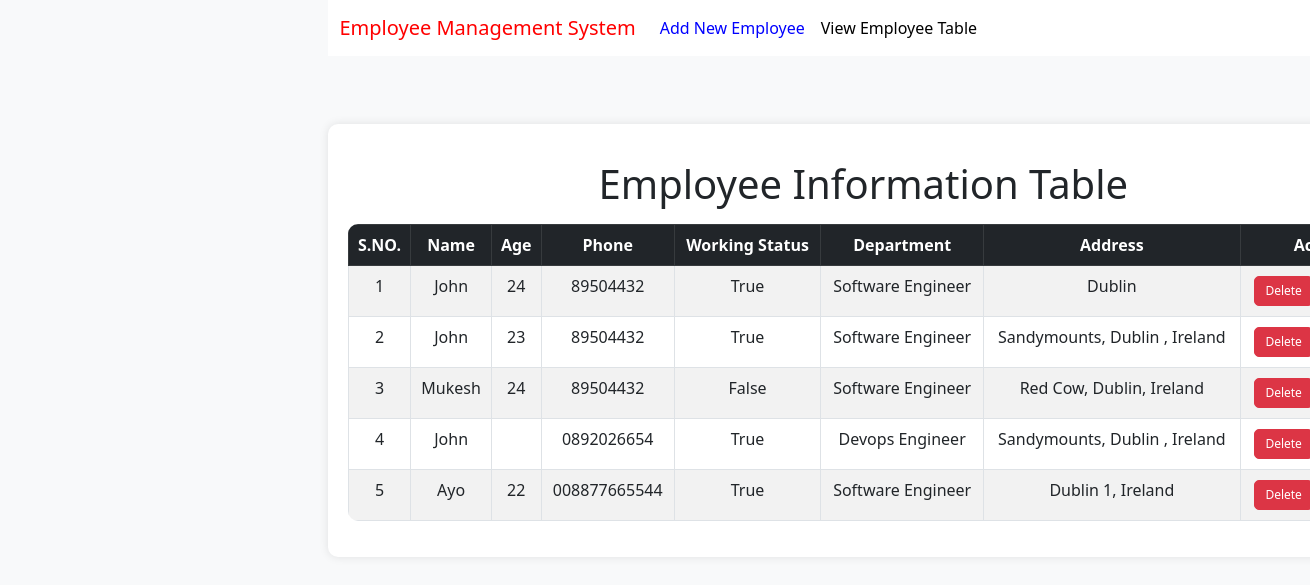
Page /home on the earlier database version.
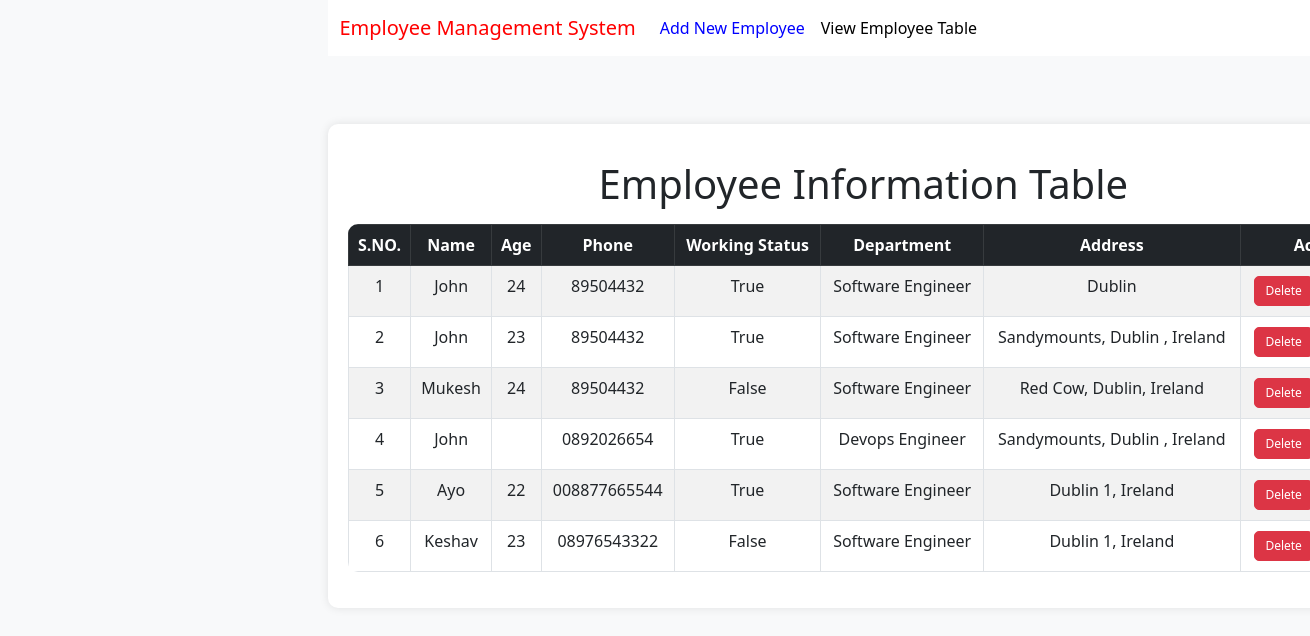
Same page on the later database version.
### emp/models.py (models this page shows, shortened)
class Emp(models.Model):
    name=models.CharField(max_length=200)
    emp_age=models.CharField(max_length=200)
    phone=models.CharField(max_length=10)
    address=models.CharField(max_length=150)
    working=models.BooleanField(default=True)
    department=models.CharField(max_length=200)

### emp/views.py (the view)
# urls.py: path("home",fun.emp_home),
def emp_home(request):
    emps=Emp.objects.all()
    return render(request,"emp/home1.html",{'emps':emps})

### templates/emp/home1.html (shortened to what this page needs)
<!DOCTYPE html>
<html lang="en">
<head>
    <link href="https://cdn.jsdelivr.net/npm/bootstrap@5.2.2/dist/css/bootstrap.min.css"
          rel="stylesheet"
>
</head>
<body>
{% include 'emp/navbar.html' %}
<br>
<div class="container">
    <h1 class="text-center my-3" style="margin-right: 20px;">Employee Information Table</h1>
    <div class="table-responsive">
        <table class="table table-bordered table-striped">
            <thead class="table-dark">
            <tr>
                <th scope="col">S.NO.</th>
                <th scope="col">Name</th>
                <th scope="col">Age</th>
                <th scope="col">Phone</th>
                <th scope="col">Working Status</th>
                <th scope="col">Department</th>
                <th scope="col">Address</th>
                <th scope="col">Action</th>
            </tr>
            </thead>
            <tbody>
            {% for e in emps %}
            <tr>
                <td>{{forloop.counter}}</td>
                <td>{{e.name}}</td>
                <td>{{e.emp_age}}</td>
                <td>{{e.phone}}</td>
                <td>{{e.working}}</td>
                <td>{{e.department}}</td>
                <td>{{e.address}}</td>
                <td>
                    <a href="/emp/delete-emp/{{e.id}}" class="btn btn-danger btn-action">Delete</a>
                </td>
            </tr>
            {% endfor %}
            </tbody>
        </table>
    </div>
</div>
</body>
</html>

### templates/emp/navbar.html (shortened to what this page needs)
<div class="col-md-10 offset-md-3">
<nav class="navbar navbar-expand-lg" style="background-color: white">
    <div class="container-fluid">
      <a class="navbar-brand" style=color:red;>Employee Management System</a>
      <div class="collapse navbar-collapse" id="navbarSupportedContent">
        <ul class="navbar-nav me-auto mb-2 mb-lg-0">
          <li class="nav-item">
            <a class="nav-link" href="/emp/add-emp/"style=color:blue;>Add New Employee</a>
          </li>
          <li><a class="nav-link" href="/emp/home/"style=color:black;>View Employee Table</a></li>
        </ul>
      </div>
    </div>
  </nav>
<div style="margin-right: 60px; ">
</div>

### templates/emp/home1.html (style rules this page uses)
body { background-color: #f8f9fa; }
.container { background-color: #ffffff; border-radius: 10px; box-shadow: 0 0 10px rgba(0, 0, 0, 0.1); padding: 20px; margin-top: 20px; }
.table { border-radius: 10px; overflow: hidden; }
th, td { text-align: center; }
th { background-color: #007bff; color: #ffffff; }
.btn-action { margin: 2px; padding: 5px 10px; font-size: 12px; border-radius: 5px; }
.btn-danger { background-color: #dc3545; color: #ffffff; }

Differences in the rows shown:
added Emp: name "Keshav", emp_age "23", phone "08976543322", working "False", department "Software Engineer", address "Dublin 1, Ireland"
